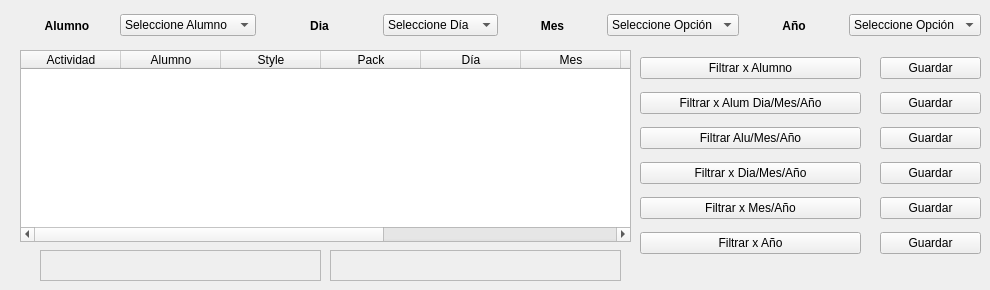
   <widget class="QWidget" name="tab_5">
    <attribute name="icon">
     <iconset>
      <activeon>:/icons/pix/oxygen/48x48/actions/view-financial-payment-mode.png</activeon>
     </iconset>
    </attribute>
    <attribute name="title">
     <string>Cierre Cobro Alumnos</string>
    </attribute>
    <widget class="QWidget" name="layoutWidget_3">
     <property name="geometry">
      <rect>
       <x>20</x>
       <y>10</y>
       <width>961</width>
       <height>31</height>
      </rect>
     </property>
     <layout class="QHBoxLayout" name="horizontalLayout_9">
      <item>
       <layout class="QHBoxLayout" name="horizontalLayout_11">
        <item>
         <widget class="QLabel" name="label_17">
          <property name="font">
           <font>
            <weight>75</weight>
            <bold>true</bold>
           </font>
          </property>
          <property name="text">
           <string>Alumno</string>
          </property>
          <property name="alignment">
           <set>Qt::AlignCenter</set>
          </property>
         </widget>
        </item>
        <item>
         <widget class="QComboBox" name="comboBoxAlumno">
          <item>
           <property name="text">
            <string>Seleccione Alumno</string>
           </property>
          </item>
         </widget>
        </item>
       </layout>
      </item>
      <item>
       <layout class="QHBoxLayout" name="horizontalLayout_12">
        <item>
         <widget class="QLabel" name="label_18">
          <property name="font">
           <font>
            <weight>75</weight>
            <bold>true</bold>
           </font>
          </property>
          <property name="text">
           <string>Dia</string>
          </property>
          <property name="alignment">
           <set>Qt::AlignCenter</set>
          </property>
         </widget>
        </item>
        <item>
         <widget class="QComboBox" name="comboBoxDia_4">
          <item>
           <property name="text">
            <string>Seleccione Día</string>
           </property>
          </item>
          <item>
           <property name="text">
            <string>1</string>
           </property>
          </item>
          <item>
           <property name="text">
            <string>2</string>
           </property>
          </item>
          <item>
           <property name="text">
            <string>3</string>
           </property>
          </item>
          <item>
           <property name="text">
            <string>4</string>
           </property>
          </item>
          <item>
           <property name="text">
            <string>5</string>
           </property>
          </item>
          <item>
           <property name="text">
            <string>6</string>
           </property>
          </item>
          <item>
           <property name="text">
            <string>7</string>
           </property>
          </item>
          <item>
           <property name="text">
            <string>8</string>
           </property>
          </item>
          <item>
           <property name="text">
            <string>9</string>
           </property>
          </item>
          <item>
           <property name="text">
            <string>10</string>
           </property>
          </item>
          <item>
           <property name="text">
            <string>11</string>
           </property>
          </item>
          <item>
           <property name="text">
            <string>12</string>
           </property>
          </item>
          <item>
           <property name="text">
            <string>13</string>
           </property>
          </item>
          <item>
           <property name="text">
            <string>14</string>
           </property>
          </item>
          <item>
           <property name="text">
            <string>15</string>
           </property>
          </item>
          <item>
           <property name="text">
            <string>16</string>
           </property>
          </item>
          <item>
           <property name="text">
            <string>17</string>
           </property>
          </item>
          <item>
           <property name="text">
            <string>18</string>
           </property>
          </item>
          <item>
           <property name="text">
            <string>19</string>
           </property>
          </item>
          <item>
           <property name="text">
            <string>20</string>
           </property>
          </item>
          <item>
           <property name="text">
            <string>21</string>
           </property>
          </item>
          <item>
           <property name="text">
            <string>22</string>
           </property>
          </item>
          <item>
           <property name="text">
            <string>23</string>
           </property>
          </item>
          <item>
           <property name="text">
            <string>24</string>
           </property>
          </item>
          <item>
           <property name="text">
            <string>25</string>
           </property>
          </item>
          <item>
           <property name="text">
            <string>26</string>
           </property>
          </item>
          <item>
           <property name="text">
            <string>27</string>
           </property>
          </item>
          <item>
           <property name="text">
            <string>28</string>
           </property>
          </item>
          <item>
           <property name="text">
            <string>29</string>
           </property>
          </item>
          <item>
           <property name="text">
            <string>30</string>
           </property>
          </item>
          <item>
           <property name="text">
            <string>31</string>
           </property>
          </item>
         </widget>
        </item>
       </layout>
      </item>
      <item>
       <layout class="QHBoxLayout" name="horizontalLayout_13">
        <item>
         <widget class="QLabel" name="label_19">
          <property name="font">
           <font>
            <weight>75</weight>
            <bold>true</bold>
           </font>
          </property>
          <property name="text">
           <string>Mes</string>
          </property>
          <property name="alignment">
           <set>Qt::AlignCenter</set>
          </property>
         </widget>
        </item>
        <item>
         <widget class="QComboBox" name="mes_4">
          <item>
           <property name="text">
            <string>Seleccione Opción</string>
           </property>
          </item>
          <item>
           <property name="text">
            <string>Enero</string>
           </property>
          </item>
          <item>
           <property name="text">
            <string>Febrero</string>
           </property>
          </item>
          <item>
           <property name="text">
            <string>Marzo</string>
           </property>
          </item>
          <item>
           <property name="text">
            <string>Abril</string>
           </property>
          </item>
          <item>
           <property name="text">
            <string>Mayo</string>
           </property>
          </item>
          <item>
           <property name="text">
            <string>Junio</string>
           </property>
          </item>
          <item>
           <property name="text">
            <string>Julio</string>
           </property>
          </item>
          <item>
           <property name="text">
            <string>Agosto</string>
           </property>
          </item>
          <item>
           <property name="text">
            <string>Septiembre</string>
           </property>
          </item>
          <item>
           <property name="text">
            <string>Octubre</string>
           </property>
          </item>
          <item>
           <property name="text">
            <string>Noviembre</string>
           </property>
          </item>
          <item>
           <property name="text">
            <string>Diciembre</string>
           </property>
          </item>
         </widget>
        </item>
       </layout>
      </item>
      <item>
       <layout class="QHBoxLayout" name="horizontalLayout_14">
        <item>
         <widget class="QLabel" name="label_20">
          <property name="font">
           <font>
            <weight>75</weight>
            <bold>true</bold>
           </font>
          </property>
          <property name="text">
           <string>Año</string>
          </property>
          <property name="alignment">
           <set>Qt::AlignCenter</set>
          </property>
         </widget>
        </item>
        <item>
         <widget class="QComboBox" name="anio_4">
          <item>
           <property name="text">
            <string>Seleccione Opción</string>
           </property>
          </item>
          <item>
           <property name="text">
            <string>2000</string>
           </property>
          </item>
          <item>
           <property name="text">
            <string>2001</string>
           </property>
          </item>
          <item>
           <property name="text">
            <string>2002</string>
           </property>
          </item>
          <item>
           <property name="text">
            <string>2003</string>
           </property>
          </item>
          <item>
           <property name="text">
            <string>2004</string>
           </property>
          </item>
          <item>
           <property name="text">
            <string>2005</string>
           </property>
          </item>
          <item>
           <property name="text">
            <string>2006</string>
           </property>
          </item>
          <item>
           <property name="text">
            <string>2007</string>
           </property>
          </item>
          <item>
           <property name="text">
            <string>2008</string>
           </property>
          </item>
          <item>
           <property name="text">
            <string>2009</string>
           </property>
          </item>
          <item>
           <property name="text">
            <string>2010</string>
           </property>
          </item>
          <item>
           <property name="text">
            <string>2011</string>
           </property>
          </item>
          <item>
           <property name="text">
            <string>2012</string>
           </property>
          </item>
          <item>
           <property name="text">
            <string>2013</string>
           </property>
          </item>
          <item>
           <property name="text">
            <string>2014</string>
           </property>
          </item>
          <item>
           <property name="text">
            <string>2015</string>
           </property>
          </item>
          <item>
           <property name="text">
            <string>2016</string>
           </property>
          </item>
          <item>
           <property name="text">
            <string>2017</string>
           </property>
          </item>
          <item>
           <property name="text">
            <string>2018</string>
           </property>
          </item>
          <item>
           <property name="text">
            <string>2019</string>
           </property>
          </item>
          <item>
           <property name="text">
            <string>2020</string>
           </property>
          </item>
          <item>
           <property name="text">
            <string>2021</string>
           </property>
          </item>
          <item>
           <property name="text">
            <string>2022</string>
           </property>
          </item>
          <item>
           <property name="text">
            <string>2023</string>
           </property>
          </item>
          <item>
           <property name="text">
            <string>2024</string>
           </property>
          </item>
          <item>
           <property name="text">
            <string>2025</string>
           </property>
          </item>
          <item>
           <property name="text">
            <string>2026</string>
           </property>
          </item>
          <item>
           <property name="text">
            <string>2027</string>
           </property>
          </item>
          <item>
           <property name="text">
            <string>2028</string>
           </property>
          </item>
          <item>
           <property name="text">
            <string>2029</string>
           </property>
          </item>
          <item>
           <property name="text">
            <string>2030</string>
           </property>
          </item>
          <item>
           <property name="text">
            <string>2031</string>
           </property>
          </item>
          <item>
           <property name="text">
            <string>2032</string>
           </property>
          </item>
          <item>
           <property name="text">
            <string>2033</string>
           </property>
          </item>
          <item>
           <property name="text">
            <string>2034</string>
           </property>
          </item>
          <item>
           <property name="text">
            <string>2035</string>
           </property>
          </item>
          <item>
           <property name="text">
            <string>2036</string>
           </property>
          </item>
          <item>
           <property name="text">
            <string>2037</string>
           </property>
          </item>
          <item>
           <property name="text">
            <string>2038</string>
           </property>
          </item>
          <item>
           <property name="text">
            <string>2039</string>
           </property>
          </item>
          <item>
           <property name="text">
            <string>2040</string>
           </property>
          </item>
          <item>
           <property name="text">
            <string>2041</string>
           </property>
          </item>
          <item>
           <property name="text">
            <string>2042</string>
           </property>
          </item>
          <item>
           <property name="text">
            <string>2043</string>
           </property>
          </item>
          <item>
           <property name="text">
            <string>2044</string>
           </property>
          </item>
          <item>
           <property name="text">
            <string>2045</string>
           </property>
          </item>
          <item>
           <property name="text">
            <string>2046</string>
           </property>
          </item>
          <item>
           <property name="text">
            <string>2047</string>
           </property>
          </item>
          <item>
           <property name="text">
            <string>2048</string>
           </property>
          </item>
          <item>
           <property name="text">
            <string>2049</string>
           </property>
          </item>
          <item>
           <property name="text">
            <string>2050</string>
           </property>
          </item>
          <item>
           <property name="text">
            <string>2051</string>
           </property>
          </item>
          <item>
           <property name="text">
            <string>2052</string>
           </property>
          </item>
          <item>
           <property name="text">
            <string>2053</string>
           </property>
          </item>
          <item>
           <property name="text">
            <string>2054</string>
           </property>
          </item>
          <item>
           <property name="text">
            <string>2055</string>
           </property>
          </item>
          <item>
           <property name="text">
            <string>2056</string>
           </property>
          </item>
          <item>
           <property name="text">
            <string>2057</string>
           </property>
          </item>
          <item>
           <property name="text">
            <string>2058</string>
           </property>
          </item>
          <item>
           <property name="text">
            <string>2059</string>
           </property>
          </item>
          <item>
           <property name="text">
            <string>2060</string>
           </property>
          </item>
          <item>
           <property name="text">
            <string>2061</string>
           </property>
          </item>
          <item>
           <property name="text">
            <string>2062</string>
           </property>
          </item>
          <item>
           <property name="text">
            <string>2063</string>
           </property>
          </item>
          <item>
           <property name="text">
            <string>2064</string>
           </property>
          </item>
          <item>
           <property name="text">
            <string>2065</string>
           </property>
          </item>
          <item>
           <property name="text">
            <string>2066</string>
           </property>
          </item>
          <item>
           <property name="text">
            <string>2067</string>
           </property>
          </item>
          <item>
           <property name="text">
            <string>2068</string>
           </property>
          </item>
          <item>
           <property name="text">
            <string>2069</string>
           </property>
          </item>
          <item>
           <property name="text">
            <string>2070</string>
           </property>
          </item>
          <item>
           <property name="text">
            <string>2071</string>
           </property>
          </item>
          <item>
           <property name="text">
            <string>2072</string>
           </property>
          </item>
          <item>
           <property name="text">
            <string>2073</string>
           </property>
          </item>
          <item>
           <property name="text">
            <string>2074</string>
           </property>
          </item>
          <item>
           <property name="text">
            <string>2075</string>
           </property>
          </item>
          <item>
           <property name="text">
            <string>2076</string>
           </property>
          </item>
          <item>
           <property name="text">
            <string>2077</string>
           </property>
          </item>
          <item>
           <property name="text">
            <string>2078</string>
           </property>
          </item>
          <item>
           <property name="text">
            <string>2079</string>
           </property>
          </item>
          <item>
           <property name="text">
            <string>2080</string>
           </property>
          </item>
          <item>
           <property name="text">
            <string>2081</string>
           </property>
          </item>
          <item>
           <property name="text">
            <string>2082</string>
           </property>
          </item>
          <item>
           <property name="text">
            <string>2083</string>
           </property>
          </item>
          <item>
           <property name="text">
            <string>2084</string>
           </property>
          </item>
          <item>
           <property name="text">
            <string>2085</string>
           </property>
          </item>
          <item>
           <property name="text">
            <string>2086</string>
           </property>
          </item>
          <item>
           <property name="text">
            <string>2087</string>
           </property>
          </item>
          <item>
           <property name="text">
            <string>2088</string>
           </property>
          </item>
          <item>
           <property name="text">
            <string>2089</string>
           </property>
          </item>
          <item>
           <property name="text">
            <string>2090</string>
           </property>
          </item>
          <item>
           <property name="text">
            <string>2091</string>
           </property>
          </item>
          <item>
           <property name="text">
            <string>2092</string>
           </property>
          </item>
          <item>
           <property name="text">
            <string>2093</string>
           </property>
          </item>
          <item>
           <property name="text">
            <string>2094</string>
           </property>
          </item>
          <item>
           <property name="text">
            <string>2095</string>
           </property>
          </item>
          <item>
           <property name="text">
            <string>2096</string>
           </property>
          </item>
          <item>
           <property name="text">
            <string>2097</string>
           </property>
          </item>
          <item>
           <property name="text">
            <string>2098</string>
           </property>
          </item>
          <item>
           <property name="text">
            <string>2099</string>
           </property>
          </item>
         </widget>
        </item>
       </layout>
      </item>
     </layout>
    </widget>
    <widget class="QTableWidget" name="tableAlumnos">
     <property name="geometry">
      <rect>
       <x>20</x>
       <y>50</y>
       <width>611</width>
       <height>192</height>
      </rect>
     </property>
     <column>
      <property name="text">
       <string>Actividad</string>
      </property>
      <property name="textAlignment">
       <set>AlignHCenter|AlignVCenter|AlignCenter</set>
      </property>
     </column>
     <column>
      <property name="text">
       <string>Alumno</string>
      </property>
      <property name="textAlignment">
       <set>AlignHCenter|AlignVCenter|AlignCenter</set>
      </property>
     </column>
     <column>
      <property name="text">
       <string>Style</string>
      </property>
      <property name="textAlignment">
       <set>AlignHCenter|AlignVCenter|AlignCenter</set>
      </property>
     </column>
     <column>
      <property name="text">
       <string>Pack</string>
      </property>
      <property name="textAlignment">
       <set>AlignHCenter|AlignTop</set>
      </property>
     </column>
     <column>
      <property name="text">
       <string>Día</string>
      </property>
      <property name="textAlignment">
       <set>AlignHCenter|AlignVCenter|AlignCenter</set>
      </property>
     </column>
     <column>
      <property name="text">
       <string>Mes</string>
      </property>
      <property name="textAlignment">
       <set>AlignHCenter|AlignVCenter|AlignCenter</set>
      </property>
     </column>
     <column>
      <property name="text">
       <string>Año</string>
      </property>
      <property name="textAlignment">
       <set>AlignHCenter|AlignVCenter|AlignCenter</set>
      </property>
     </column>
     <column>
      <property name="text">
       <string>Docente</string>
      </property>
      <property name="textAlignment">
       <set>AlignHCenter|AlignVCenter|AlignCenter</set>
      </property>
     </column>
     <column>
      <property name="text">
       <string>Pago</string>
      </property>
      <property name="textAlignment">
       <set>AlignHCenter|AlignVCenter|AlignCenter</set>
      </property>
     </column>
     <column>
      <property name="text">
       <string>Forma Pago</string>
      </property>
      <property name="textAlignment">
       <set>AlignHCenter|AlignVCenter|AlignCenter</set>
      </property>
     </column>
    </widget>
    <widget class="QWidget" name="layoutWidget_4">
     <property name="geometry">
      <rect>
       <x>640</x>
       <y>50</y>
       <width>221</width>
       <height>211</height>
      </rect>
     </property>
     <layout class="QVBoxLayout" name="verticalLayout_8">
      <item>
       <widget class="QPushButton" name="filtroAlumno">
        <property name="text">
         <string>Filtrar x Alumno</string>
        </property>
        <property name="icon">
         <iconset>
          <activeon>:/icons/pix/oxygen/48x48/status/meeting-observer.png</activeon>
         </iconset>
        </property>
        <property name="iconSize">
         <size>
          <width>22</width>
          <height>22</height>
         </size>
        </property>
       </widget>
      </item>
      <item>
       <widget class="QPushButton" name="filtroAluDiaMesAnio">
        <property name="text">
         <string>Filtrar x Alum Dia/Mes/Año</string>
        </property>
        <property name="icon">
         <iconset>
          <activeon>:/icons/pix/oxygen/48x48/actions/view-calendar-month.png</activeon>
         </iconset>
        </property>
        <property name="iconSize">
         <size>
          <width>22</width>
          <height>22</height>
         </size>
        </property>
       </widget>
      </item>
      <item>
       <widget class="QPushButton" name="filtroAluMesAnio">
        <property name="text">
         <string>Filtrar Alu/Mes/Año</string>
        </property>
        <property name="icon">
         <iconset>
          <activeon>:/icons/pix/oxygen/48x48/actions/view-calendar-workweek.png</activeon>
         </iconset>
        </property>
        <property name="iconSize">
         <size>
          <width>22</width>
          <height>22</height>
         </size>
        </property>
       </widget>
      </item>
      <item>
       <widget class="QPushButton" name="filtroDiaMesAnio_2">
        <property name="text">
         <string>Filtrar x Dia/Mes/Año</string>
        </property>
        <property name="icon">
         <iconset>
          <activeon>:/icons/pix/oxygen/48x48/actions/view-calendar-month.png</activeon>
         </iconset>
        </property>
        <property name="iconSize">
         <size>
          <width>22</width>
          <height>22</height>
         </size>
        </property>
       </widget>
      </item>
      <item>
       <widget class="QPushButton" name="filtroMesAnio_2">
        <property name="text">
         <string>Filtrar x Mes/Año</string>
        </property>
        <property name="icon">
         <iconset>
          <activeon>:/icons/pix/oxygen/48x48/actions/view-calendar-workweek.png</activeon>
         </iconset>
        </property>
        <property name="iconSize">
         <size>
          <width>22</width>
          <height>22</height>
         </size>
        </property>
       </widget>
      </item>
      <item>
       <widget class="QPushButton" name="filtroAnio_2">
        <property name="text">
         <string>Filtrar x Año</string>
        </property>
        <property name="icon">
         <iconset>
          <activeon>:/icons/pix/oxygen/48x48/actions/view-calendar-month.png</activeon>
         </iconset>
        </property>
        <property name="iconSize">
         <size>
          <width>22</width>
          <height>22</height>
         </size>
        </property>
       </widget>
      </item>
     </layout>
    </widget>
    <widget class="QLabel" name="mensajeCobros">
     <property name="geometry">
      <rect>
       <x>40</x>
       <y>250</y>
       <width>281</width>
       <height>31</height>
      </rect>
     </property>
     <property name="font">
      <font>
       <weight>75</weight>
       <bold>true</bold>
      </font>
     </property>
     <property name="frameShape">
      <enum>QFrame::StyledPanel</enum>
     </property>
     <property name="frameShadow">
      <enum>QFrame::Raised</enum>
     </property>
     <property name="text">
      <string/>
     </property>
     <property name="alignment">
      <set>Qt::AlignCenter</set>
     </property>
    </widget>
    <widget class="QLabel" name="mensajeCobros_1">
     <property name="geometry">
      <rect>
       <x>330</x>
       <y>250</y>
       <width>291</width>
       <height>31</height>
      </rect>
     </property>
     <property name="font">
      <font>
       <weight>75</weight>
       <bold>true</bold>
      </font>
     </property>
     <property name="frameShape">
      <enum>QFrame::StyledPanel</enum>
     </property>
     <property name="frameShadow">
      <enum>QFrame::Raised</enum>
     </property>
     <property name="text">
      <string/>
     </property>
     <property name="alignment">
      <set>Qt::AlignCenter</set>
     </property>
    </widget>
    <widget class="QWidget" name="layoutWidget">
     <property name="geometry">
      <rect>
       <x>880</x>
       <y>50</y>
       <width>101</width>
       <height>211</height>
      </rect>
     </property>
     <layout class="QVBoxLayout" name="verticalLayout_10">
      <item>
       <widget class="QPushButton" name="GuardarA1">
        <property name="text">
         <string>Guardar</string>
        </property>
        <property name="icon">
         <iconset>
          <activeon>:/icons/pix/oxygen/48x48/devices/media-floppy.png</activeon>
         </iconset>
        </property>
       </widget>
      </item>
      <item>
       <widget class="QPushButton" name="GuardarA2">
        <property name="text">
         <string>Guardar</string>
        </property>
        <property name="icon">
         <iconset>
          <activeon>:/icons/pix/oxygen/48x48/devices/media-floppy.png</activeon>
         </iconset>
        </property>
       </widget>
      </item>
      <item>
       <widget class="QPushButton" name="GuardarA3">
        <property name="text">
         <string>Guardar</string>
        </property>
        <property name="icon">
         <iconset>
          <activeon>:/icons/pix/oxygen/48x48/devices/media-floppy.png</activeon>
         </iconset>
        </property>
       </widget>
      </item>
      <item>
       <widget class="QPushButton" name="GuardarA4">
        <property name="text">
         <string>Guardar</string>
        </property>
        <property name="icon">
         <iconset>
          <activeon>:/icons/pix/oxygen/48x48/devices/media-floppy.png</activeon>
         </iconset>
        </property>
       </widget>
      </item>
      <item>
       <widget class="QPushButton" name="GuardarA5">
        <property name="text">
         <string>Guardar</string>
        </property>
        <property name="icon">
         <iconset>
          <activeon>:/icons/pix/oxygen/48x48/devices/media-floppy.png</activeon>
         </iconset>
        </property>
       </widget>
      </item>
      <item>
       <widget class="QPushButton" name="GuardarA6">
        <property name="text">
         <string>Guardar</string>
        </property>
        <property name="icon">
         <iconset>
          <activeon>:/icons/pix/oxygen/48x48/devices/media-floppy.png</activeon>
         </iconset>
        </property>
       </widget>
      </item>
     </layout>
    </widget>
   </widget>
